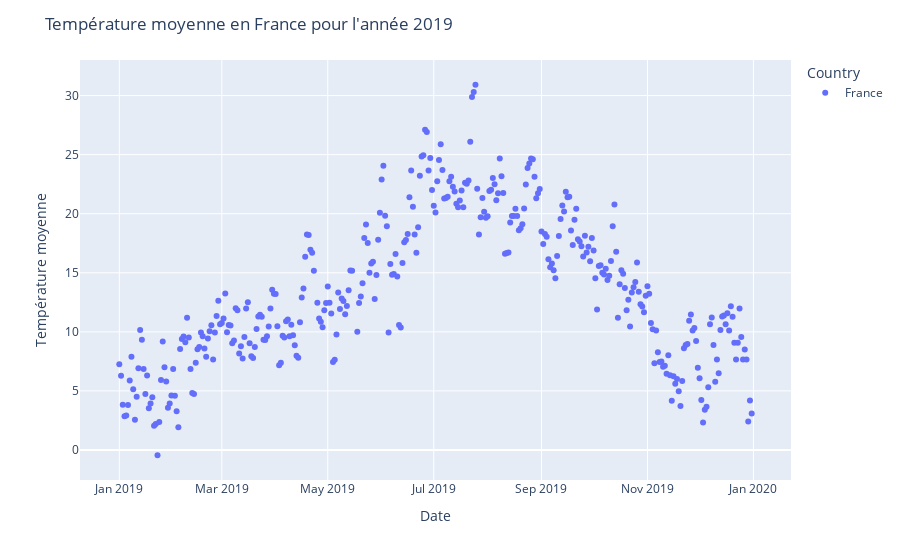
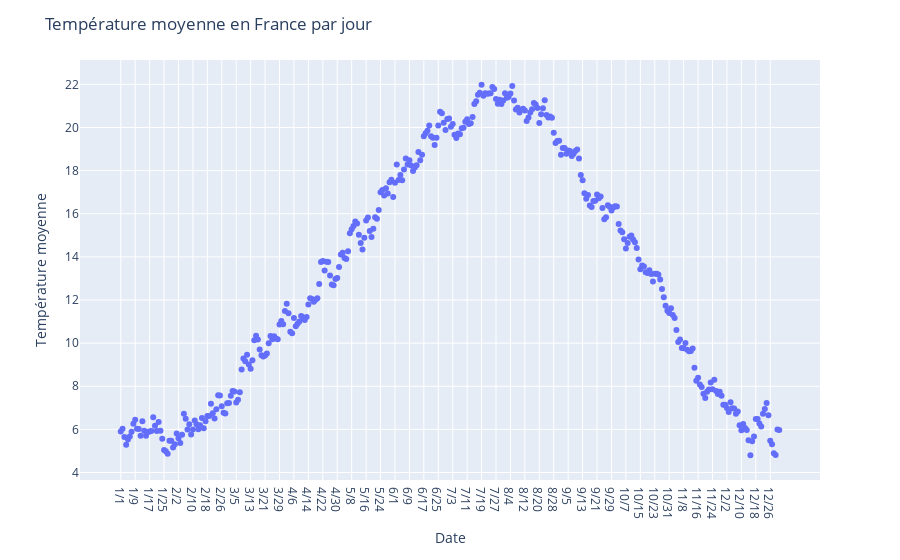

Write notebook code for charts like these, in order.
### Code cell
plot_evol_temp_moy_byannee('France', 2019)
plot_evol_temp_moy('France')

### Figure 1 — Plotly figure (JSON) as saved in the notebook; plotly's stock layout.template omitted (floating-point values rounded to 4 significant figures; data arrays with more than 128 entries replaced by an {"elided": "..."} marker saying what was removed)
{"data": [{"hovertemplate": "Country=France<br>date=%{x}<br>AvgTemperature=%{y}<extra></extra>", "legendgroup": "France", "marker": {"color": "#636efa", "symbol": "circle"}, "mode": "markers", "name": "France", "orientation": "v", "showlegend": true, "type": "scatter", "x": {"elided": "362 str values"}, "xaxis": "x", "y": {"elided": "362 float values"}, "yaxis": "y"}], "layout": {"legend": {"title": {"text": "Country"}, "tracegroupgap": 0}, "margin": {"t": 60}, "title": {"text": "Température moyenne en France pour l'année 2019"}, "xaxis": {"anchor": "y", "domain": [0, 1], "title": {"text": "Date"}}, "yaxis": {"anchor": "x", "domain": [0, 1], "title": {"text": "Température moyenne"}}}}

### Figure 2 — Plotly figure (JSON) as saved in the notebook; plotly's stock layout.template omitted (floating-point values rounded to 4 significant figures; data arrays with more than 128 entries replaced by an {"elided": "..."} marker saying what was removed)
{"data": [{"hovertemplate": "date=%{x}<br>AvgTemperature=%{y}<extra></extra>", "legendgroup": "", "marker": {"color": "#636efa", "symbol": "circle"}, "mode": "markers", "name": "", "orientation": "v", "showlegend": false, "type": "scatter", "x": {"elided": "366 str values"}, "xaxis": "x", "y": {"elided": "366 float values"}, "yaxis": "y"}], "layout": {"legend": {"tracegroupgap": 0}, "margin": {"t": 60}, "title": {"text": "Température moyenne en France par jour"}, "xaxis": {"anchor": "y", "domain": [0, 1], "title": {"text": "Date"}}, "yaxis": {"anchor": "x", "domain": [0, 1], "title": {"text": "Température moyenne"}}}}
